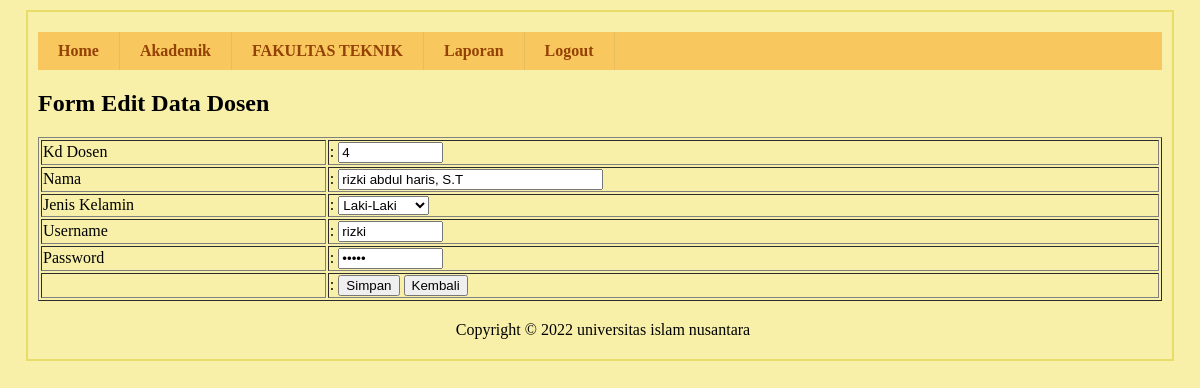
/sisfo-kampus/media.php?page=editdosen&kddosen=4 (signed in), run on the app's committed database.
### tables this page shows
CREATE TABLE `tbl_dosen` (
  `kd_dosen` int(5) NOT NULL,
  `nama_dosen` varchar(50) DEFAULT NULL,
  `jenis_kelamin` varchar(15) DEFAULT NULL,
  `username` varchar(100) DEFAULT NULL,
  `password` varchar(100) DEFAULT NULL,
  `aktif` enum('Y','T') DEFAULT 'Y'
);

### sisfo-kampus/form/form-dosen-edit.php (the view, shortened to what this page needs)
<?php
include"koneksi.php";
$sql_edit = mysqli_query($conn,"SELECT * FROM tbl_dosen WHERE kd_dosen='$_GET[kddosen]'");
$row =  mysqli_fetch_array($sql_edit);
?>
<h2>Form Edit Data Dosen</h2>
<table border="1" width="100%">
    <form method="POST" action="" enctype="multipart/form-data">
        <tr>
            <td>Kd Dosen</td>
            <td>: <input type="text" name="kd_dosen" value="<?php echo $row['kd_dosen']; ?>" size="10"></td>
        </tr>
        <tr>
            <td>Nama</td>
            <td>: <input type="text" name="nama_dosen" value="<?php echo $row['nama_dosen']; ?>" size="30"></td>
        </tr>
        <tr>
            <td>Jenis Kelamin</td>
            <td>: <select name="jenis_kelamin">
                    <?php
                    if ($row['jenis_kelamin'] == "Laki-Laki") {
                        $selected1 = "selected";
                    } else {
                        $selected1 = "";
                    }
                    ?>
                    <option value="Laki-Laki" <?php echo $selected1; ?>>Laki-Laki</option>
                </select>
            </td>
        </tr>
        <tr>
            <td>Username</td>
            <td>: <input type="text" name="username" value="<?php echo $row['username']; ?>" size="10"></td>
        </tr>
        <tr>
            <td>Password</td>
            <td>: <input type="password" name="password" value="<?php echo $row['password']; ?>" size="10"></td>
        </tr>
        <td>&nbsp;</td>
        <td>: <button type="submit" name="simpan">Simpan</button>
            <button type="button" onclick=window.location.href='./media.php?page=dosen'>Kembali</button>
        </td>
    </form>
</table>

### sisfo-kampus/css/style.css (style rules this page uses)
body { background:#f8f0a9;margin:0;padding:0; }

### data on the page
tbl_dosen: kd_dosen "4", nama_dosen "rizki abdul haris, S.T", username "rizki"
